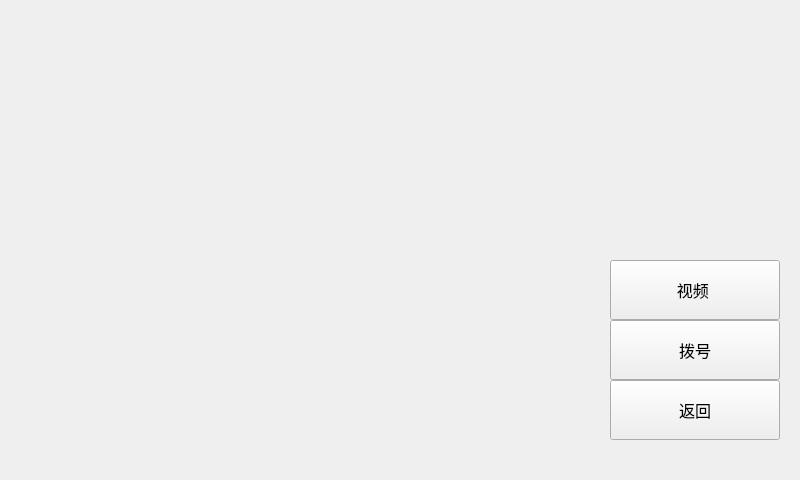
<?xml version="1.0" encoding="UTF-8"?>
<ui version="4.0">
 <class>VoipMainDialog</class>
 <widget class="QDialog" name="VoipMainDialog">
  <property name="geometry">
   <rect>
    <x>0</x>
    <y>0</y>
    <width>800</width>
    <height>480</height>
   </rect>
  </property>
  <property name="windowTitle">
   <string>可视对讲</string>
  </property>
  <widget class="CommonPushButton" name="pushButtonVoipMainDial">
   <property name="geometry">
    <rect>
     <x>610</x>
     <y>320</y>
     <width>170</width>
     <height>60</height>
    </rect>
   </property>
   <property name="font">
    <font>
     <family>AlArabiya</family>
     <pointsize>12</pointsize>
    </font>
   </property>
   <property name="focusPolicy">
    <enum>Qt::NoFocus</enum>
   </property>
   <property name="text">
    <string>拨号</string>
   </property>
  </widget>
  <widget class="CommonPushButton" name="pushButtonVoipMainMon">
   <property name="geometry">
    <rect>
     <x>610</x>
     <y>260</y>
     <width>170</width>
     <height>60</height>
    </rect>
   </property>
   <property name="font">
    <font>
     <family>AlArabiya</family>
     <pointsize>12</pointsize>
    </font>
   </property>
   <property name="focusPolicy">
    <enum>Qt::NoFocus</enum>
   </property>
   <property name="text">
    <string>视频 </string>
   </property>
  </widget>
  <widget class="CommonPushButton" name="pushButtonVoipMainReturn">
   <property name="geometry">
    <rect>
     <x>610</x>
     <y>380</y>
     <width>170</width>
     <height>60</height>
    </rect>
   </property>
   <property name="font">
    <font>
     <family>AlArabiya</family>
     <pointsize>12</pointsize>
    </font>
   </property>
   <property name="focusPolicy">
    <enum>Qt::NoFocus</enum>
   </property>
   <property name="text">
    <string>返回</string>
   </property>
  </widget>
 </widget>
 <customwidgets>
  <customwidget>
   <class>CommonPushButton</class>
   <extends>QPushButton</extends>
   <header>commonpushbutton.h</header>
  </customwidget>
 </customwidgets>
 <resources/>
 <connections/>
</ui>
